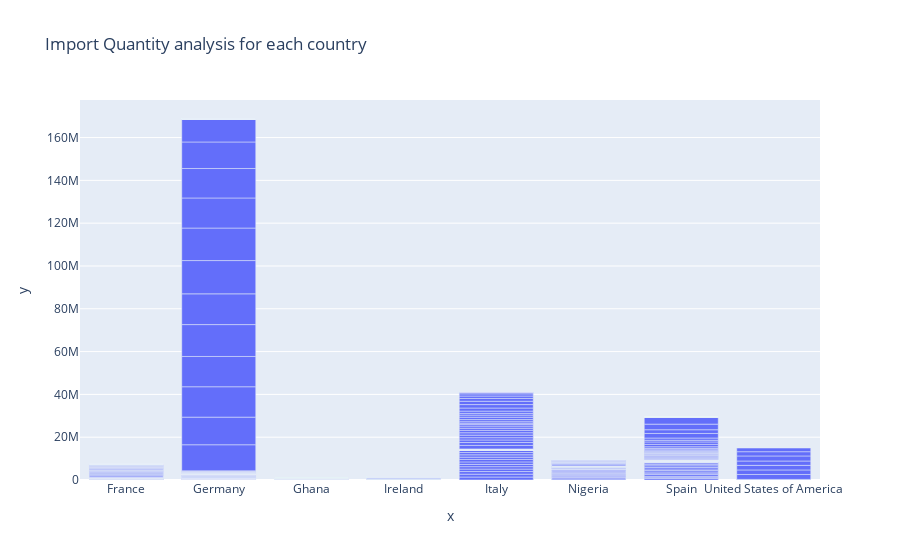

Source (notebook cell):
### Code cell
fig2 = px.bar(x=data['Area'], y=data['Import Quantity'], title="Import Quantity analysis for each country")
fig2.show();

### Figure 1 — Plotly figure (JSON) as saved in the notebook; plotly's stock layout.template omitted (floating-point values rounded to 4 significant figures; data arrays with more than 128 entries replaced by an {"elided": "..."} marker saying what was removed)
{"data": [{"alignmentgroup": "True", "hovertemplate": "x=%{x}<br>y=%{y}<extra></extra>", "legendgroup": "", "marker": {"color": "#636efa", "pattern": {"shape": ""}}, "name": "", "offsetgroup": "", "orientation": "v", "showlegend": false, "textposition": "auto", "type": "bar", "x": {"elided": "979 str values"}, "xaxis": "x", "y": {"elided": "979 int values"}, "yaxis": "y"}], "layout": {"barmode": "relative", "legend": {"tracegroupgap": 0}, "title": {"text": "Import Quantity analysis for each country"}, "xaxis": {"anchor": "y", "domain": [0, 1], "title": {"text": "x"}}, "yaxis": {"anchor": "x", "domain": [0, 1], "title": {"text": "y"}}}}
